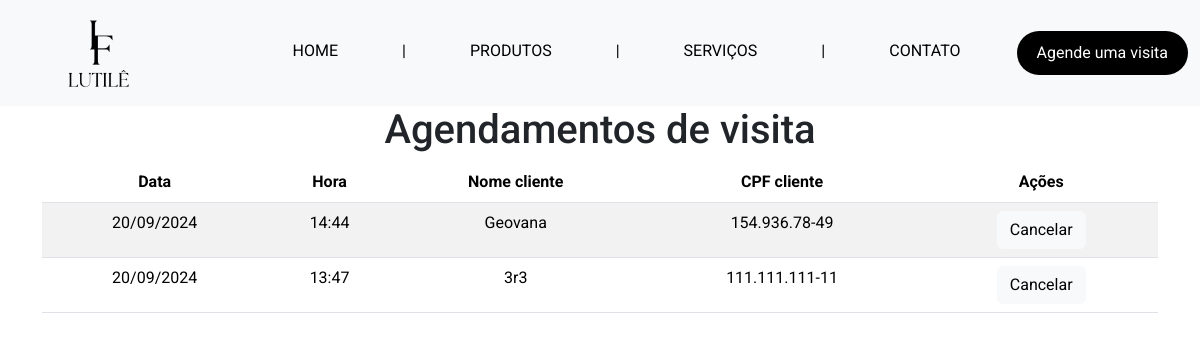
Before: /admin/agendamentos with the older database file.
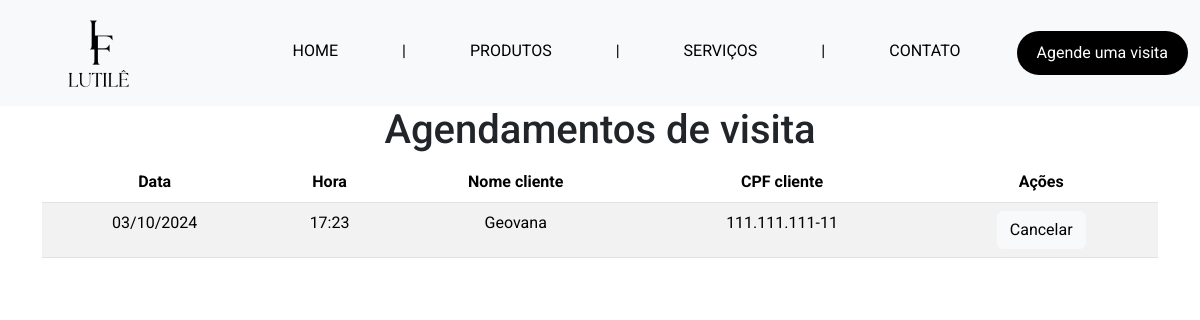
After: the same page with the newer database file.
### tables this page shows
CREATE TABLE `visitacao` (
  `data` DATE NOT NULL,
  `horario` VARCHAR(45) NOT NULL,
  `cliente_cpf` VARCHAR(11) NOT NULL,
  PRIMARY KEY (`data`, `horario`, `cliente_cpf`),
  FOREIGN KEY (`cliente_cpf`)
    REFERENCES `cliente` (`cpf`)
    ON DELETE CASCADE
    ON UPDATE RESTRICT
);

CREATE TABLE `cliente` (
  `cpf` VARCHAR(11) NOT NULL,
  `nome_cliente` VARCHAR(100) NOT NULL,
  `celular` VARCHAR(14) NOT NULL,
  `endereco` VARCHAR(100) NOT NULL,
  PRIMARY KEY (`cpf`)
);

### app.py (the view)
@app.route('/admin/agendamentos', methods=['GET'])
def agendamentos_admin():
    todos_agendamentos = get_agendamentos_dict()
    print(todos_agendamentos)
    return render_template('html/pages/admin/agendamentos-admin.html', todos_agendamentos=todos_agendamentos)

### app.py (called while the page is built)
def get_connection():
    return sqlite3.connect('instance/salao_festas.db')

def get_agendamentos_dict():
    with get_connection() as conn:
        cursor = conn.cursor()
        cursor.execute('SELECT data, horario, cpf, nome_cliente FROM visitacao, cliente WHERE visitacao.cliente_cpf = cliente.cpf')
        todos_agendamentos = [dict(zip([column[0] for column in cursor.description], row)) for row in cursor.fetchall()]
        return todos_agendamentos

def format_datetime(value, format='%d/%m/%Y'):
    if value is None:
        return ""
    try:
        date_obj = datetime.strptime(value, '%Y-%m-%d')
        return date_obj.strftime(format)
    except ValueError:
        return value  # Return the original value if parsing fails

@app.context_processor
def inject_active():
    def is_active(endpoint): #recebe o endpoint (rota) e verifica se é igual o endpoint atual, se for ele retorna a classeactive, se não retorna vazio
        return 'active' if request.endpoint == endpoint else ''
    return dict(is_active=is_active)

### templates/html/pages/admin/agendamentos-admin.html (shortened to what this page needs)
{% extends "base.html" %}
{% block content %}
<h1 class="text-center">Agendamentos de visita</h1>
<div class="container d-flex flex-column align-items-center">
    <table class="table table-striped">
        <thead>
          <tr>
            <th scope="col" class="text-center">Data</th>
            <th scope="col" class="text-center">Hora</th>
            <th scope="col" class="text-center">Nome cliente</th>
            <th scope="col" class="text-center">CPF cliente</th>
            <th scope="col" class="text-center">Ações</th>
          </tr>
        </thead>
        <tbody>
          {% for agendamento in todos_agendamentos %}
          <tr>
              <td class="text-center">{{ agendamento.data | datetime('%d/%m/%Y') }}</td>
              <td class="text-center">{{ agendamento.horario }}</td>
              <td class="text-center">{{ agendamento.nome_cliente }}</td>
              <td class="text-center">{{ agendamento.cpf }}</td>
              <td class="text-center">
                <form action="{{ url_for('cancelar_agendamento') }}" method="POST" onsubmit="return confirmCancel()" class="d-inline">
                  <button type="submit" class="btn btn-light">Cancelar</button>
                </form>
              </td>
          </tr>
          {% endfor %}
        </tbody>
      </table>
</div>
{% endblock %}

Changed rows visible on the page:
removed visitacao: data "20/09/2024", horario "13:47", nome_cliente "3r3", cpf "111.111.111-11"
changed visitacao "Geovana": data "20/09/2024" → "03/10/2024"; horario "14:44" → "17:23"; cpf "154.936.78-49" → "111.111.111-11"
